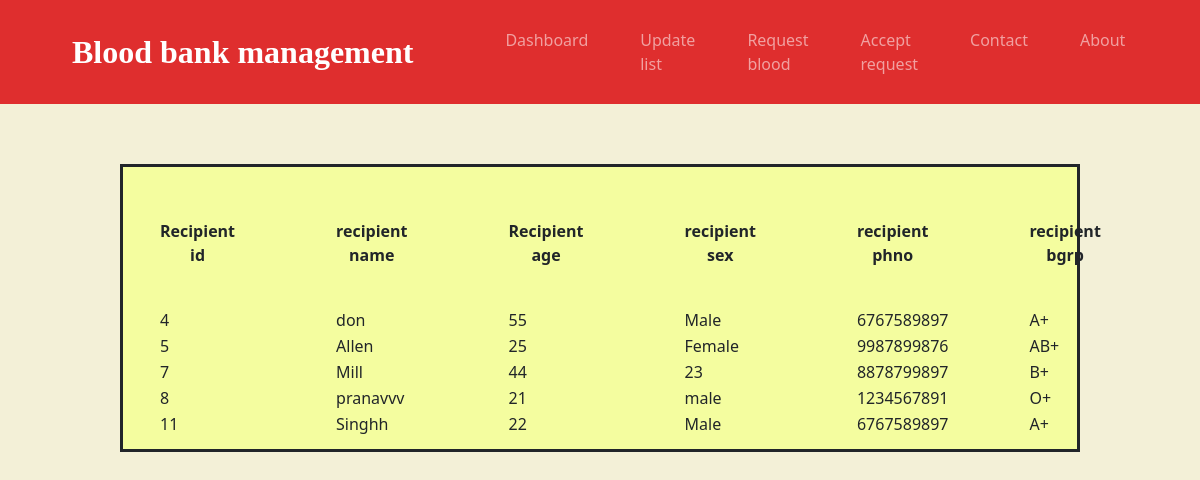
Page /admin/view_reci_list.php on the committed database.
### tables this page shows
CREATE TABLE `recipient` (
  `reci_id` int(5) NOT NULL,
  `reci_name` varchar(10) NOT NULL,
  `reci_age` int(11) DEFAULT NULL,
  `reci_sex` varchar(10) DEFAULT NULL,
  `reci_phno` varchar(10) DEFAULT NULL,
  `reci_bgrp` varchar(5) DEFAULT NULL,
  `reci_reg_date` date DEFAULT NULL
);

### admin/view_reci_list.php (the view, shortened to what this page needs)
<?php
require('config.php');
$sql = "select * from recipient  ;";
$result = mysqli_query($con, $sql);
$insert = true;
?>
<!DOCTYPE html>
<html lang="en">
<head>
	<link href="https://cdn.jsdelivr.net/npm/bootstrap@5.0.2/dist/css/bootstrap.min.css" rel="stylesheet">
	<link rel="stylesheet" href="/css/view_reci_list.css">
</head>
<body>
	<div class="container-fluid">
		<nav class="navbar navbar-expand-lg navbar-dark">
			<a class="navbar-brand" href="">Blood bank management</a>
			<div class="collapse navbar-collapse nav_elements" id="navbarTogglerDemo02">
				<ul class="navbar-nav mx-auto">
					<li class="nav-item">
						<a class="nav-link" href="admindashboard.php">Dashboard</a>
					</li>
					<li class="nav-item">
						<a class="nav-link" href="update_reci_list.php">Update list</a>
					</li>
					<li class="nav-item">
						<a class="nav-link" href="request_blood.php">Request blood</a>
					</li>
					<li class="nav-item">
						<a class="nav-link" href="delete_blood_request.php">Accept request</a>
					</li>
					<li class="nav-item">
						<a class="nav-link" href="#">Contact</a>
					</li>
					<li class="nav-item">
						<a class="nav-link" href="#aboutus">About</a>
					</li>
				</ul>
			</div>
		</nav>
	</div>
	<div class="middle">
		<table>
			<thead>
				<tr>
					<th class="table_head1">Recipient id </th>
					<th class="table_head2">recipient name</th>
					<th class="table_head2">Recipient age</th>
					<th class="table_head2">recipient sex</th>
					<th class="table_head2">recipient phno </th>
					<th class="table_head2"> recipient bgrp</th>
				</tr>
			</thead>
			<?php
			if ($insert == true) {
				while ($row = mysqli_fetch_array($result)) {
					echo "<tr class='table_content'>";
					echo "<td>" . $row['reci_id'] . "</td>";
					echo "<td>" . $row['reci_name'] . "</td>";
					echo "<td>" . $row['reci_age'] . "</td>";
					echo "<td>" . $row['reci_sex'] . "</td>";
					echo "<td>" . $row['reci_phno'] . "</td>";
					echo "<td>" . $row['reci_bgrp'] . "</td>";
				}
			}
			?>
		</table>
	</div>
</body>
</html>

### css/view_reci_list.css (style rules this page uses)
body { background-color: #F3F0D7; }
.container-fluid { padding: 1% 6%; background-color: #DF2E2E; }
.navbar-brand { font-family: "Ubuntu"; font-size: 2.0rem; font-weight: bold; }
.nav-item { padding: 0 18px; }
.nav_elements { padding-left: 35%; padding-left: 50px; }
.middle { background-color: rgb(244, 253, 159); margin: 5% 10%; padding: 1% 3%; text-align: center; border-style: solid; }
.table_head1 { padding-right: 100px; padding-bottom: 40px; padding-top: 40px; }
.table_head2 { padding-bottom: 40px; padding-top: 40px; padding-right: 100px; }
.table_content { padding-left: 0; padding-right: 500px; }

### rows in the picture
recipient: reci "4", reci_name "don", reci_age "55", reci_sex "Male", reci_phno "6767589897", reci_bgrp "A+"
recipient: reci "5", reci_name "Allen", reci_age "25", reci_sex "Female", reci_phno "9987899876", reci_bgrp "AB+"
recipient: reci "7", reci_name "Mill", reci_age "44", reci_sex "23", reci_phno "8878799897", reci_bgrp "B+"
recipient: reci "8", reci_name "pranavvv", reci_age "21", reci_sex "male", reci_phno "1234567891", reci_bgrp "O+"
recipient: reci "11", reci_name "Singhh", reci_age "22", reci_sex "Male", reci_phno "6767589897", reci_bgrp "A+"
